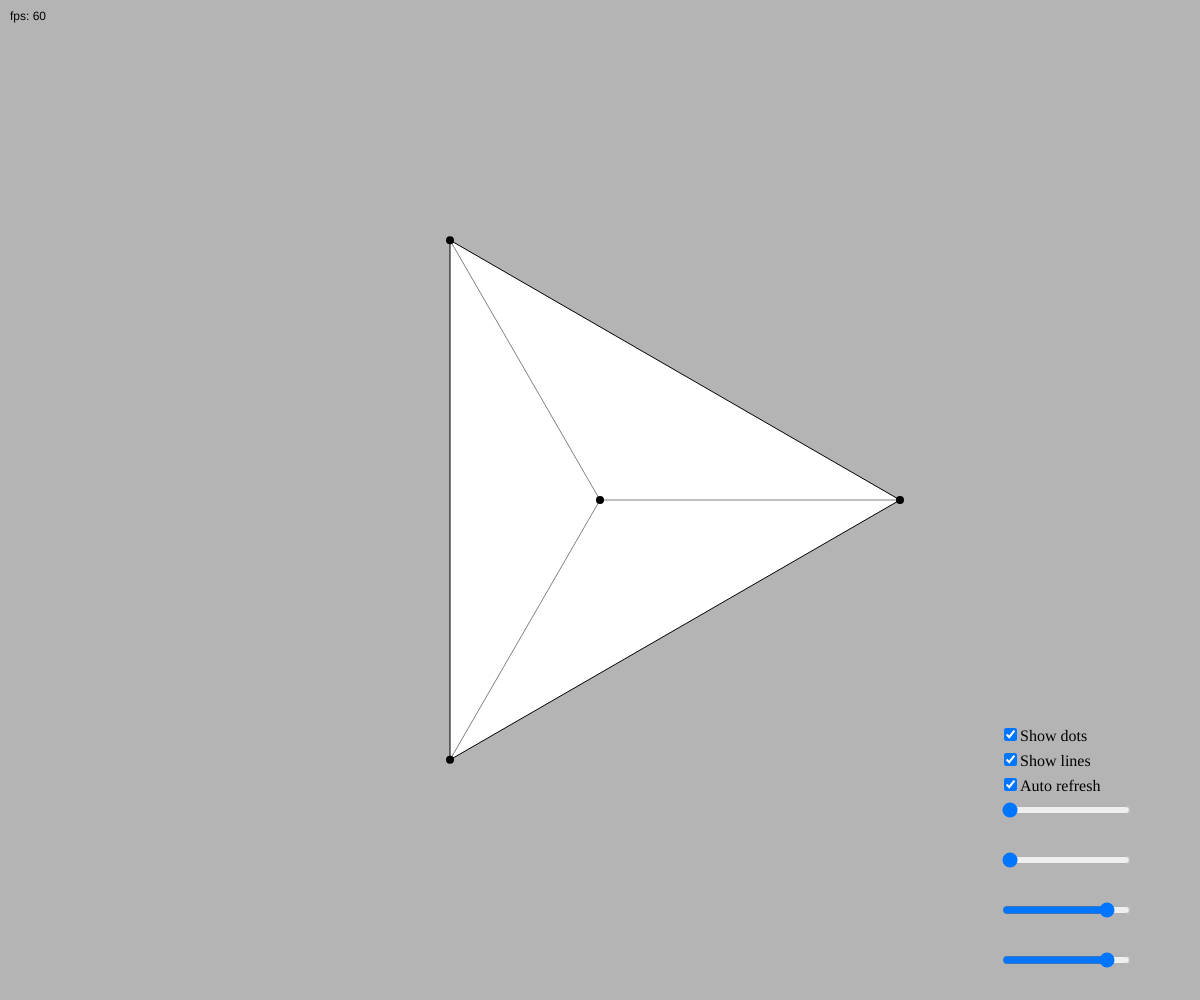
Frame 1 (no input)
Frame 60 (no input): identical to frame 1, image omitted
Frame 120 (the mouse pressed at the canvas centre since frame 60): identical to frame 1, image omitted

The p5.js sketch that drew this single still picture (run headless with seeded random() and noise() and a simulated clock; from frame 60 on, the mouse is pressed at the canvas centre):

// p5.js sketch
// ── sketch.js
var
  rotationSlider,
  amountSlider,
  showdotsCheckbox,
  showlinesCheckbox,
  minSlider,
  maxSlider,
  autorefreshCheckbox;
var shape = [];
var
  amount = -1,
  minL = -1,
  maxL = -1;

function preload() {}

function setup() {
  createCanvas(windowWidth, windowHeight);

  showdotsCheckbox = createCheckbox('Show dots', true);
  showlinesCheckbox = createCheckbox('Show lines', true);
  autorefreshCheckbox = createCheckbox('Auto refresh', true);
  rotateSlider = createSlider(0, 360, 0);
  amountSlider = createSlider(3, 3600, 3);
  minSlider = createSlider(0, 350, 300);
  maxSlider = createSlider(0, 350, 300);

  showdotsCheckbox.position(width - 200, height - 275);
  showlinesCheckbox.position(width - 200, height - 250);
  autorefreshCheckbox.position(width - 200, height - 225);
  rotateSlider.position(width - 200, height - 200);
  amountSlider.position(width - 200, height - 150);
  minSlider.position(width - 200, height - 100);
  maxSlider.position(width - 200, height - 50);
}

function windowResized() {
  resizeCanvas(windowWidth, windowHeight);
  showdotsCheckbox.position(width - 200, height - 275);
  showlinesCheckbox.position(width - 200, height - 250);
  autorefreshCheckbox.position(width - 200, height - 225);
  rotateSlider.position(width - 200, height - 200);
  amountSlider.position(width - 200, height - 150);
  minSlider.position(width - 200, height - 100);
  maxSlider.position(width - 200, height - 50);
}

function draw() {
  background(180);
  keyDown();

  let showdots = showdotsCheckbox.checked();
  let showlines = showlinesCheckbox.checked();
  let autorefresh = autorefreshCheckbox.checked();
  let rotation = rotateSlider.value();

  if (
    autorefresh &&
    (amount != amountSlider.value()) ||
    (minL != minSlider.value()) ||
    (maxL != maxSlider.value())
  ) {
    amount = amountSlider.value();
    minL = minSlider.value();
    maxL = maxSlider.value();
    shape = [];
    for (let i = 0; i < TAU; i += (TAU / amount)) {
      let angle = p5.Vector.fromAngle(i).mult(round(random(minL, maxL)));
      shape.push({
        x: angle.x,
        y: angle.y,
        a: i
      });
    }
  }

  push();
  text(`fps: ${round(getFrameRate())}`, 10, 20);
  pop();

  push();
  translate(width / 2, height / 2);
  rotate(radians(rotation));
  beginShape();
  shape.forEach(v => {
    vertex(v.x, v.y);
  });
  endShape(CLOSE);
  pop();

  if (showdots) {
    push();
    translate(width / 2, height / 2);
    rotate(radians(rotation));
    stroke(0);
    strokeWeight(8);
    point(0, 0);
    shape.forEach(v => {
      point(v.x, v.y);
    });
    pop();
  }
  if (showlines) {
    push();
    translate(width / 2, height / 2);
    rotate(radians(rotation));
    stroke(0);
    strokeWeight(0.5);
    shape.forEach(v => {
      line(0, 0, v.x, v.y);
    });
    pop();
  }
}

function keyDown() {
  if (keyIsDown(87)) {
    if (keyIsDown(16)) {
      maxSlider.value(maxSlider.value() + 5);
    } else {
      minSlider.value(minSlider.value() + 5);
    }
  } else if (keyIsDown(83)) {
    if (keyIsDown(16)) {
      maxSlider.value(maxSlider.value() - 5);
    } else {
      minSlider.value(minSlider.value() - 5);
    }
  }
  if (keyIsDown(68)) {
    amountSlider.value(amountSlider.value() + 1);
  } else if (keyIsDown(65)) {
    amountSlider.value(amountSlider.value() - 1);
  }
  if (keyIsDown(69)) {
    rotateSlider.value(rotateSlider.value() + 2);
  } else if (keyIsDown(81)) {
    rotateSlider.value(rotateSlider.value() - 2);
  }
}

function keyPressed() {
  console.log(keyCode);
  switch (keyCode) {
    case 32:
      showdotsCheckbox.checked(!showdotsCheckbox.checked());
      break;
    case 17:
      showlinesCheckbox.checked(!showlinesCheckbox.checked());
      break;
    case 82:
      autorefreshCheckbox.checked(!autorefreshCheckbox.checked());
      break;
  }
}
